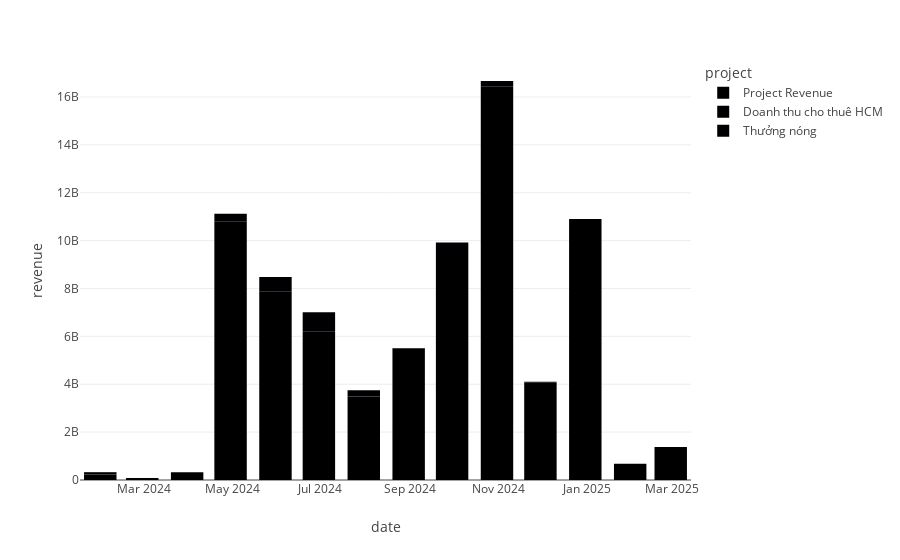

Notebook code cell kept with this figure:
### Code cell
px.bar(
    revenue_summary,
    x='date',
    y="revenue",
    color="project"
)
